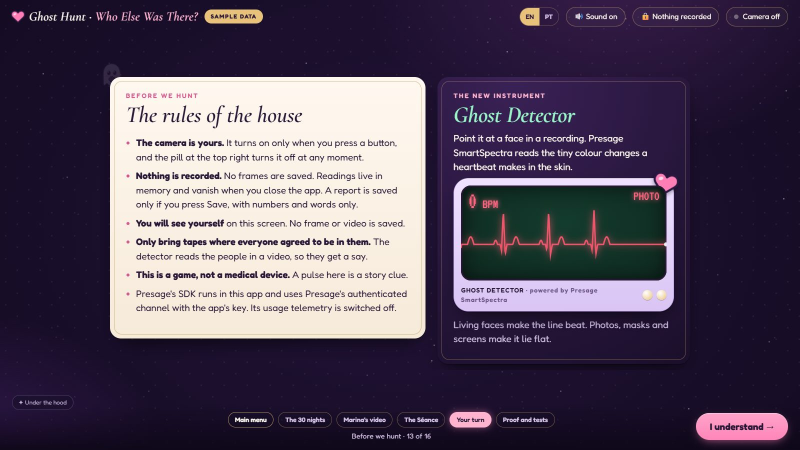
#> input picture video/pitch/assets/img/consent.jpg, 1600 x 900 px (shown at 1/2 size)
$ python -i build.py   (imports and definitions only)
#> lines starting #> are read from the running program, lines starting #| are printed output that depends on the picture
"""Builds the Ghost Hunt film: the real app in a frame, Wisp narrating beside it with its mouth on the voice,
titles, subtitles, an original score made in code and tonal effects only (no noise, no hiss).
1920x1080, 24 fps, H.264 + AAC 48 kHz, -14 LUFS.

  python video/build.py frames 5 40 90   -> video/out/preview_*.jpg
  python video/build.py audio            -> video/music/mix.wav
  python video/build.py render           -> video/out/ghost_hunt_film.mp4 + .srt

Needs video/timeline.json + voice/ (script.py), recordings/tour.webm + scenes.json (record_tour.py).
The "live" segment uses recordings/live.webm; until it exists the frame is stamped NOT LIVE so it cannot ship by accident.
Binaries: FFMPEG and FFPROBE environment variables, default from PATH. Fonts: downloaded once to assets/fonts (SIL OFL).
"""
import json
import math
import os
import subprocess
import sys
import textwrap
import urllib.request
from functools import lru_cache
from multiprocessing import Pool
from pathlib import Path

import numpy as np
import soundfile as sf
from PIL import Image, ImageDraw, ImageFilter, ImageFont

HERE = Path(__file__).resolve().parent
OUT, REC, FONTS, MUSIC, SFXD = HERE / "out", HERE / "recordings", HERE / "assets" / "fonts", HERE / "music", HERE / "sfx"
FRAMES = Path(os.environ.get("GH_FRAMES", HERE / "out" / "_frames"))
FF, FP = os.environ.get("FFMPEG", "ffmpeg"), os.environ.get("FFPROBE", "ffprobe")
W, H, FPS, SR = 1920, 1080, 24, 48000
FX, FY, FW, FH = 36, 100, 1536, 864
CREAM, INK, PINK, MINT, DANGER, GOLD = (255, 248, 236), (42, 24, 64), (255, 134, 184), (154, 245, 200), (255, 102, 128), (232, 194, 122)
FONT_URLS = {"Kalam-Bold.ttf": "https://github.com/google/fonts/raw/main/ofl/kalam/Kalam-Bold.ttf",
             "Creepster-Regular.ttf": "https://github.com/google/fonts/raw/main/ofl/creepster/Creepster-Regular.ttf"}


# [5 lines left out: function get_fonts, not called in this run]


@lru_cache(maxsize=32)
def font(name, size):
    return ImageFont.truetype(str(FONTS / name), size)


def _dur(p):
    return float(subprocess.run([FP, "-v", "error", "-show_entries", "format=duration", "-of", "csv=p=0", str(p)], capture_output=True, text=True, check=True).stdout)


def decode(p):
    raw = subprocess.run([FF, "-v", "error", "-i", str(p), "-f", "f32le", "-ac", "1", "-ar", str(SR), "-"], capture_output=True, check=True).stdout
    return np.frombuffer(raw, np.float32).copy()


# ---------------------------------------------------------------- timeline
# [1 line that did not run here, left out]
# [1 line that did not run here, left out]
LIVE = REC / "live.mp4"
HAS_LIVE = LIVE.exists()
TAPE = REC / "tape.mp4"      # the real SDK reading an uploaded video (record_tape.py), with the picture covered
HAS_TAPE = TAPE.exists()
CLIP = {"live": (LIVE, HAS_LIVE), "tape": (TAPE, HAS_TAPE)}
URL = "jenniferevangelista-de.github.io/who-else-was-there"
SPIRITS = ["Guardian", "Haunter", "Watcher", "Intruder", "Shade", "Veiled", "Visitor"]
REQUIRED = ["Working app on the SmartSpectra SDK", "Live Presage signals, shown on screen", "DEV post on the official template", "Public code with setup steps", "Demo video", "No login needed",
            "Consent, storage, sharing", "Retention and deletion", "SDK telemetry off, no AI service", "No diagnosis or treatment claims", "No medical decisions", "Never covert: consent comes first"]
TL, _t = [], 0.4
# [19 lines not run here, left out]
DUR = round(_t + 1.2, 2)


def at(t):
    for it in TL:
        if it["t0"] <= t < it["t1"]:
            return it
    return TL[0] if t < TL[0]["t0"] else TL[-1]     # before the first line the film opens on the live reading, not on the closing card


# [72 lines left out: functions envelopes, mouth, subs, backdrop, wisp, not called in this run]


@lru_cache(maxsize=2)
def _extract_check():
    return (FRAMES / "tour").exists()


# [19 lines left out: functions rec_frame, subtitle, not called in this run]


def render(t):
    it = at(t); bob = math.sin(t * 2.2) * 7
    m = mouth(t) if it.get("who", "wisp") == "wisp" else 0.0     # Wisp only moves its mouth on its own lines, never on Jennifer's
    img = backdrop().copy()
    glow = Image.new("RGBA", (W, H), (0, 0, 0, 0))
    k = min(1.0, (t - it["t0"]) / 0.35)                 # the scene settles in
    if it["kind"] == "card":
        size, pos = {"entry": (300, (1590, 600)), "bye": (300, (W // 2 - 150, 600))}.get(it["id"], (420, (W // 2 - 210, 420)))
        img.alpha_composite(wisp(size, m, t), (pos[0], int(pos[1] + bob)))
        d = ImageDraw.Draw(img)
        if it["id"] == "entry":
            d.text((90, 66), "Entered in", font=font("Kalam-Bold.ttf", 46), fill=MINT, anchor="lm")
            d.text((90, 150), "Most Creative or Delightful Use", font=font("Creepster-Regular.ttf", 104), fill=PINK, anchor="lm")
            d.text((90, 252), "Every requirement, met", font=font("Kalam-Bold.ttf", 56), fill=CREAM, anchor="lm")
            shown = int(max(0, t - it["t0"] - 3.2) / max(.1, it["dur"] - 3.6) * len(REQUIRED) + 1)     # they tick in while she speaks
            for j, req in enumerate(REQUIRED[:shown]):
                x, y = 100 + (j // 6) * 740, 350 + (j % 6) * 98
                d.ellipse((x, y, x + 56, y + 56), fill=MINT)
                d.line([(x + 14, y + 29), (x + 25, y + 41), (x + 44, y + 16)], fill=INK, width=7, joint="curve")
                d.text((x + 76, y + 28), req, font=font("Kalam-Bold.ttf", 38), fill=CREAM, anchor="lm")
        elif it["id"] == "hello":
            d.text((W / 2, 150), "GHOST HUNT", font=font("Creepster-Regular.ttf", 150), fill=PINK, anchor="mm")
            d.text((W / 2, 280), "Who Else Was There?", font=font("Kalam-Bold.ttf", 76), fill=CREAM, anchor="mm")
            d.text((W / 2, 362), "a heartbeat is the evidence  ·  built on Presage SmartSpectra", font=font("Kalam-Bold.ttf", 38), fill=MINT, anchor="mm")
        else:                                           # the close: the name, the line, and where to play it
            d.text((W / 2, 120), "GHOST HUNT", font=font("Creepster-Regular.ttf", 140), fill=PINK, anchor="mm")
            d.text((W / 2, 236), "Who Else Was There?", font=font("Kalam-Bold.ttf", 70), fill=CREAM, anchor="mm")
            d.text((W / 2, 312), "a heartbeat is the evidence", font=font("Kalam-Bold.ttf", 40), fill=MINT, anchor="mm")
            f = font("Kalam-Bold.ttf", 48); txt = "Play it now in your browser"; w = d.textlength(txt, font=f)
            d.rounded_rectangle((W / 2 - w / 2 - 34, 360, W / 2 + w / 2 + 34, 436), 38, fill=DANGER)
            d.text((W / 2, 398), txt, font=f, fill=(255, 255, 255), anchor="mm")
            d.text((W / 2, 500), URL, font=font("Kalam-Bold.ttf", 52), fill=GOLD, anchor="mm")
    else:
        frame = rec_frame(it, t)
        ImageDraw.Draw(glow).rounded_rectangle((FX - 8, FY - 8, FX + FW + 8, FY + FH + 8), 26, fill=PINK + (70,))
        img.alpha_composite(glow.filter(ImageFilter.GaussianBlur(16)))
        mask = Image.new("L", (FW, FH), 0); ImageDraw.Draw(mask).rounded_rectangle((0, 0, FW - 1, FH - 1), 20, fill=255)
        img.paste(frame, (FX, FY), mask)
        d = ImageDraw.Draw(img)
        y0 = int(52 - (1 - k) * 12)
        d.text((FX + 8, y0), it["title"], font=font("Kalam-Bold.ttf", 54), fill=CREAM, anchor="lm")
        is_live = it["kind"] in CLIP
        if it["id"] == "kinds":                         # the seven kinds, large enough to read in a video
            n_on = min(7, int(max(0, t - it["t0"]) / 0.45) + 1); cw, gap = 196, 12; x0 = FX + (FW - 7 * cw - 6 * gap) / 2; y1 = FY + FH - 26
            d.rounded_rectangle((x0 - 18, y1 - 92, x0 + 7 * cw + 6 * gap + 18, y1 + 8), 20, fill=(26, 15, 43))
            for j, name in enumerate(SPIRITS[:n_on]):
                on = j == 0; x = x0 + j * (cw + gap)
                d.rounded_rectangle((x, y1 - 76, x + cw, y1 - 8), 30, fill=PINK if on else (58, 42, 80))
                d.text((x + cw / 2, y1 - 42), name, font=font("Kalam-Bold.ttf", 36), fill=INK if on else CREAM, anchor="mm")
        if is_live and CLIP[it["kind"]][1]:
            label = "LIVE SIGNAL" if it["kind"] == "live" else "REAL SDK READING"; pw = 250 if it["kind"] == "live" else 330
            d.rounded_rectangle((FX + FW - pw, 26, FX + FW, 78), 26, fill=DANGER)
            d.text((FX + FW - pw / 2, 52), label, font=font("Kalam-Bold.ttf", 32), fill=(255, 255, 255), anchor="mm")
        elif it["kind"] == "live":
            d.rounded_rectangle((FX + 280, FY + 330, FX + FW - 280, FY + 530), 22, fill=(180, 20, 40, 235))
            d.text((FX + FW / 2, FY + 430), "NOT LIVE · placeholder", font=font("Creepster-Regular.ttf", 90), fill=(255, 255, 255), anchor="mm")
        elif "SAMPLE" not in it["title"] and it["id"] in ("tape", "door", "point", "map", "case", "yourtape", "report"):
            d.rounded_rectangle((FX + FW - 250, 30, FX + FW, 76), 23, fill=GOLD)
            d.text((FX + FW - 125, 53), "SAMPLE DATA", font=font("Kalam-Bold.ttf", 28), fill=INK, anchor="mm")
        wi = wisp(300, m, t, gaze=-2.0)
        img.alpha_composite(wi, (1592, int(480 + bob)))
        ImageDraw.Draw(img).text((1742, 860), "Wisp", font=font("Kalam-Bold.ttf", 40), fill=CREAM, anchor="mm")
    d = ImageDraw.Draw(img)
    subtitle(d, t)
    return img.convert("RGB")


# ---------------------------------------------------------------- audio: tonal only, no noise anywhere
def t_(d): return np.arange(int(d * SR)) / SR
def tone(f, d, a, dec): tt = t_(d); return np.sin(2 * np.pi * f * tt) * np.exp(-tt * dec) * a
def sweep(f0, f1, d, a):
    tt = t_(d); ph = 2 * np.pi * (f0 * tt + (f1 - f0) * tt ** 2 / (2 * d)); return np.sin(ph) * np.sin(np.pi * tt / d) ** 2 * a


SFX = {"tick": lambda: tone(1250, .07, .22, 60), "pop": lambda: sweep(500, 1100, .16, .28),
       "swap": lambda: sweep(320, 880, .24, .16), "chime": lambda: tone(990, .8, .2, 5) + tone(1485, .8, .08, 6),
       "low": lambda: tone(62, .6, .55, 5), "flat": lambda: sweep(880, 880, 2.2, .1)}


# [48 lines left out: functions score, mix, write_srt, not called in this run]


def _frame(i):
    return render(i / FPS).tobytes()


# [15 lines left out: function full_render, not called in this run]


# [11 lines not run here, left out]

>>> import cv2
>>> picture = cv2.imread('pitch/assets/img/consent.jpg', cv2.IMREAD_GRAYSCALE)
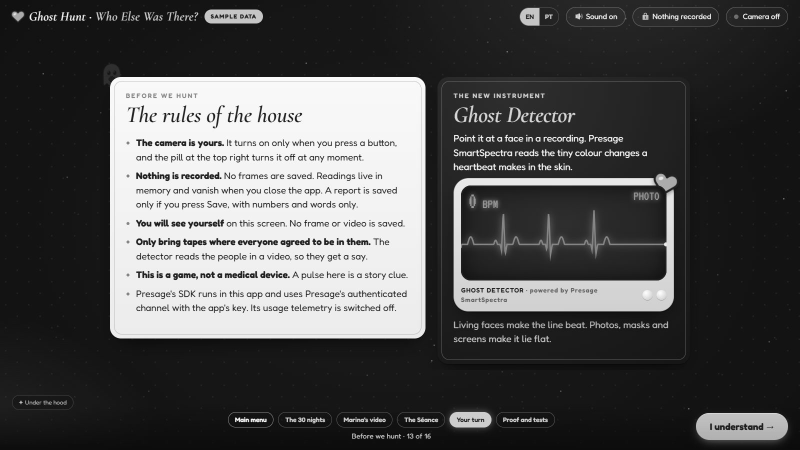
#> picture: shape (900, 1600) (shown at 1/2 size); min 0, max 255, mean 80.3
>>> result = _frame(picture)
#> (the run stopped early here; a loop or call above may not have finished)

$ run again, on video/pitch/assets/img/report.jpg
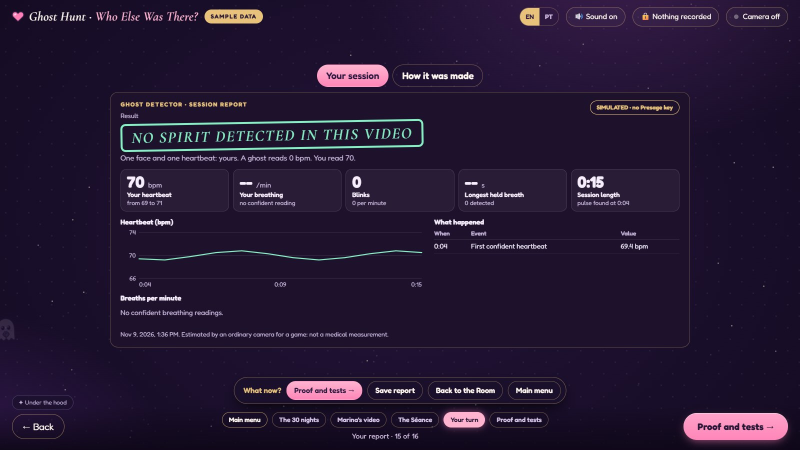
#> input picture video/pitch/assets/img/report.jpg, 1600 x 900 px (shown at 1/2 size)
#> `picture = cv2.imread('pitch/assets/img/consent.jpg', cv2.IMREAD_GRAYSC..`:
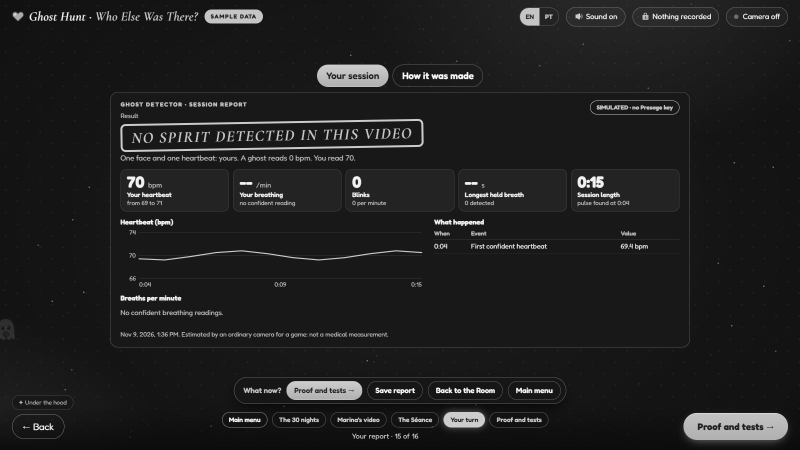
#> picture: shape (900, 1600) (shown at 1/2 size); min 0, max 255, mean 31.7
